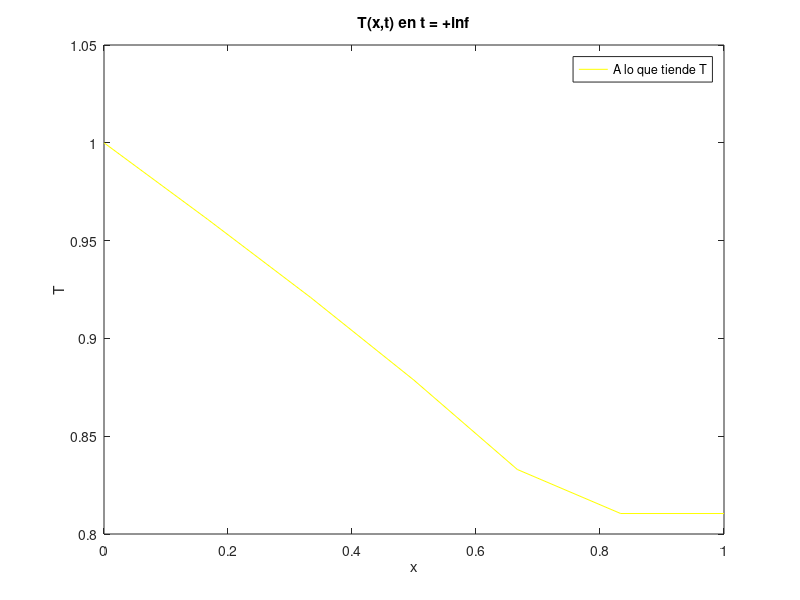

This figure's MATLAB source: (Note: this script raises an error after producing the figure.)
function [ ] = Ejercicio3(  )

    disp('Calculando solucion pseudo-analitica')

    %                           N ,tf ,      dt , feedback?
    Preparar_Resolver(7,  1, 0.0001, true );
    Tanalitic=Preparar_Resolver(21,  1, 0.000001, false );
    %Tanalitic=Preparar_Resolver(101,  1, 0.0001, true );
    
    disp('Solucion pseudo-analitica calculada...')
    disp('Calculando el error contra esta:')
    
    %di = 1/50000;
    %df = 1/10000;
    di = 1/10000;
    df = 1/10;
    dt = di  :  (df-di)/(100.0-1)  :  df;
    e = zeros( length(dt), 1 );
    for i= 1:length(e)
        T = Preparar_Resolver( 21, 1, dt(i), false );
        e(i) = CalcularError(Tanalitic, T);
        if( mod(i,(length(e)/10.0)) == 0 )
            disp( [num2str((i/length(e))* 100) , '%'] );
        end
    end
    
    disp('Fin del calculo')
    
    figure(4);
    plot(dt, e);
    title('dt vs Error');
    xlabel 'dt';
    ylabel 'e';
    
    figure(5);
    plot(log(dt), log(e),'y');
    title 'Desarrollo del error - Escala Logaritmica'
    xlabel 'dt'
    ylabel 'e'
    
end

%La ecuacion que resulve es:
% -dT/dt + d^2T/dx^2 - T + Q = 0
%Con dT/dt negativo es decir que tiende a estacionarse
%
%Se usa un esquema pseudo-implicito(Crank-Nicholson) para avanzar
%en el tiempo
function [ Tn ] = Preparar_Resolver( N, tf, dt, feedback )


    X = 0    :1.0/(N-1):    1;%produce vector de N elementos
    dx = 1.0/(N-1);         
    
    
    if( feedback )%Graficas de curva a la que tendera la ecuacion
        %                                                   N, dx, k, c, Tamb,Q
        Ttiende = Heat_Convection_Diffusion_Reaction_Source(N, dx, 1, 1,    0,1);
        
        figure(1);
        plot(X,Ttiende,'y');
        title('T(x,t) en t = +inf');
        xlabel 'x';
        ylabel 'T';
        legend('A lo que tiende T');
    end
    
    %Si bien es marginalmente estable este metodo, no es totalmente estable
    
    %Calcular pasos con Esquema Crank-Nicholson
    %Tn   = Ttiende;%A ESTO VA A TENDER, PERO PARA QUE SE MUEVA EMPIEZO EN ALGO DISTINTO
    T0 = zeros(N,1); T0(1) = 1;
    
    CC1 = struct('Tipo', 0 , 'Valor', 1);%Tipo 0 es Dirichlet
    CC2 = struct('Tipo', 1 , 'Valor', 0);%Tipo 1 es Newmann
    
    %                                          X, T0, tf, dx, dt, k, c, T_amb, CC1,CC2, caclcHistory
    [Tn, TH] = Time_Advance_CranckNicholson_1D(X, T0, tf, dx, dt, 1, 1,     0, CC1,CC2, feedback);
    
    if( feedback )%Graficas de resultado final
        %Dibujar superficie de historial
        figure(2);
        t = 0:dt:tf;
        surf(X',t',TH);
        title(['T(x,t) en t dentro [0,',num2str(tf),']']);
        xlabel 'x';
        ylabel 't';
        zlabel 'T';

        %Dibujar curva final e inicial superpuestas
        figure(3);
        plot(X,TH(length(TH(:,1)),:),'b');
        hold on;
        plot(X,TH(1,:),'r');
        title(['Curvas en T(x,0) y T(x,',num2str(tf),')']);
        xlabel 'x';
        ylabel 'T';
        legend('Solucion Tf','Solucion T0');
    end
    
end





function T = Heat_Convection_Diffusion_Reaction_Source(N,dx, k, c, Tamb, Q)

    %Armado de Matriz
    r = k/dx^2;%my aux
    A = eye(N);
    %Condicion de Dirichlet
    A(1,1) = 1;
    for i= 2:N-1
        A(i,i-1) = 1.0*r;   %stencil para i-1
        A(i,i)   = (-2.0)*r-c*1;%stencil para i=j
        A(i,i+1) = 1.0*r;   %stencil para i+1
    end
    %Condicion de Von Neumann
    A(N,N-1) = -1.0/dx;   %Derivada 
    A(N,N)   = 1.0/dx;    %hacia atras 
    
    sparse(A);
    
    b = zeros(N,1);
    b(1,1) = 1;% CC:    T(x=0) = 1   
    for i=2:ceil(N/2)
       b(i) = -Q-c*Tamb;
    end
    b(N,1) = 0;% CC:    q      = 0

    T = A\b;

end

